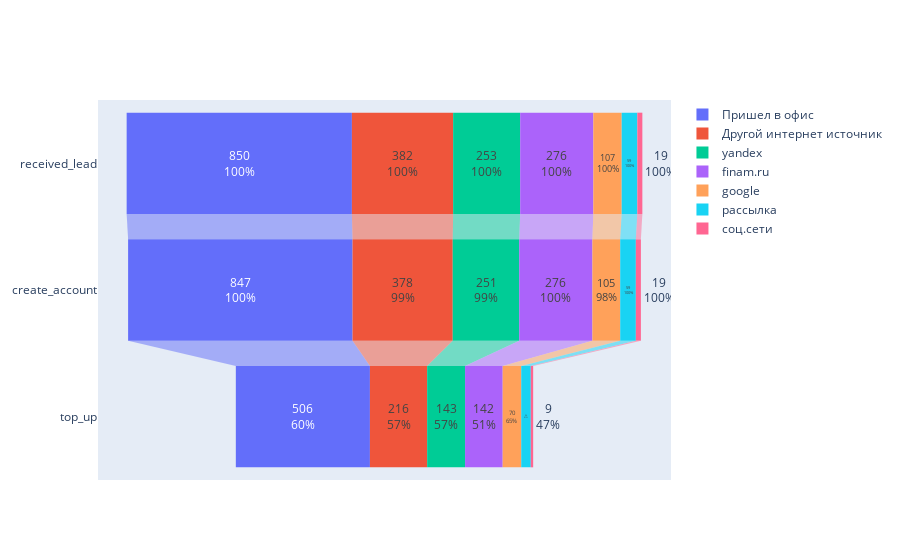

Notebook code for this chart:
### Code cell
# Возрастная группа 50+
df_adult_plus = df.query('age >= 50')
df_adult_plus = df_for_funnel(df_adult_plus)
create_funnel(df_adult_plus)

### Figure 1 — Plotly figure (JSON) as saved in the notebook; plotly's stock layout.template omitted (floating-point values rounded to 4 significant figures)
{"data": [{"name": "Пришел в офис", "textinfo": "value+percent initial", "type": "funnel", "x": [850, 847, 506], "y": ["received_lead", "create_account", "top_up"]}, {"name": "Другой интернет источник", "textinfo": "value+percent initial", "type": "funnel", "x": [382, 378, 216], "y": ["received_lead", "create_account", "top_up"]}, {"name": "yandex", "textinfo": "value+percent initial", "type": "funnel", "x": [253, 251, 143], "y": ["received_lead", "create_account", "top_up"]}, {"name": "finam.ru", "textinfo": "value+percent initial", "type": "funnel", "x": [276, 276, 142], "y": ["received_lead", "create_account", "top_up"]}, {"name": "google", "textinfo": "value+percent initial", "type": "funnel", "x": [107, 105, 70], "y": ["received_lead", "create_account", "top_up"]}, {"name": "рассылка", "textinfo": "value+percent initial", "type": "funnel", "x": [59, 59, 36], "y": ["received_lead", "create_account", "top_up"]}, {"name": "соц.сети", "textinfo": "value+percent initial", "type": "funnel", "x": [19, 19, 9], "y": ["received_lead", "create_account", "top_up"]}], "layout": {}}
